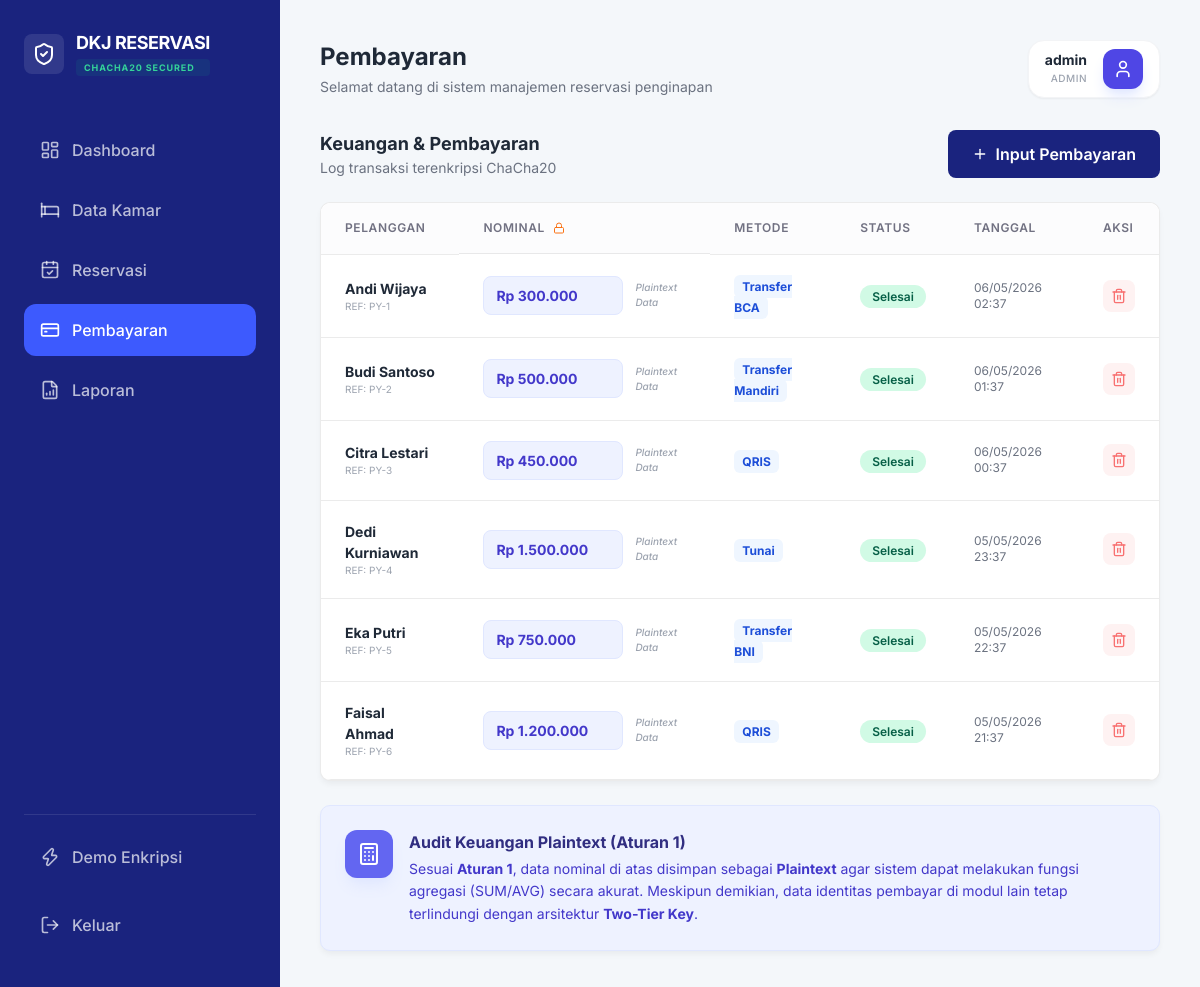
Page /dashboard.php?page=payments (signed in) on the committed database.
### tables this page shows
CREATE TABLE payments (
        id INTEGER PRIMARY KEY AUTOINCREMENT,
        reservation_id INTEGER,
        amount TEXT,
        method TEXT,
        status TEXT DEFAULT 'unpaid',
        payment_date DATETIME,
        FOREIGN KEY(reservation_id) REFERENCES reservations(id)
    );

CREATE TABLE reservations (
        id INTEGER PRIMARY KEY AUTOINCREMENT,
        customer_name TEXT,
        phone TEXT,
        email TEXT,
        address TEXT,
        check_in DATE,
        check_out DATE,
        notes TEXT, -- ATURAN 2: Sekarang Plaintext
        room_id INTEGER,
        status TEXT DEFAULT 'pending',
        encrypted_ip_seed TEXT, -- ATURAN 1 & 2: IP Terbungkus Master Key
        FOREIGN KEY(room_id) REFERENCES rooms(id)
    );

### modules/payments.php (the view, shortened to what this page needs)
<?php
$payments = $db->query("SELECT p.*, r.customer_name
                        FROM payments p
                        JOIN reservations r ON p.reservation_id = r.id
                        ORDER BY p.payment_date DESC")->fetchAll(PDO::FETCH_ASSOC);
?>
<div class="flex justify-between items-center mb-6">
    <div>
        <h3 class="text-lg font-bold text-gray-800">Keuangan & Pembayaran</h3>
        <p class="text-sm text-gray-500">Log transaksi terenkripsi ChaCha20</p>
    </div>
    <button onclick="document.getElementById('addPaymentModal').classList.toggle('hidden')" class="btn-primary flex items-center gap-2">
        <i data-lucide="plus" class="w-4 h-4"></i> Input Pembayaran
    </button>
</div>
<div class="card p-0 overflow-hidden mb-6">
    <div class="table-container border-none">
        <table>
            <thead>
                <tr>
                    <th>Pelanggan</th>
                    <th class="flex items-center gap-2">Nominal <i data-lucide="lock" class="w-3 h-3 text-orange-500"></i></th>
                    <th>Metode</th>
                    <th>Status</th>
                    <th>Tanggal</th>
                    <th>Aksi</th>
                </tr>
            </thead>
            <tbody>
                <?php foreach ($payments as $p): ?>
                <tr>
                    <td>
                        <div class="font-bold text-gray-800"><?= htmlspecialchars($p['customer_name']) ?></div>
                        <div class="text-[10px] text-gray-400">REF: PY-<?= $p['id'] ?></div>
                    </td>
                    <td>
                        <?php
                            $fmt_amount = "Rp " . (is_numeric($p['amount']) ? number_format((float)$p['amount'], 0, ',', '.') : '0');
                        ?>
                        <div class="flex items-center gap-3">
                            <div class="bg-indigo-50 px-3 py-2 rounded-lg border border-indigo-100 min-w-[140px]">
                                <span class="font-bold text-indigo-700 text-sm">
                                    <?= $fmt_amount ?>
                                </span>
                            </div>
                            <div class="text-[10px] text-gray-400 italic font-medium">Plaintext Data</div>
                        </div>
                    </td>
                    <td><span class="text-xs px-2 py-1 bg-blue-50 text-blue-700 rounded-md font-bold"><?= $p['method'] ?></span></td>
                    <td><span class="badge-status badge-success">Selesai</span></td>
                    <td class="text-gray-500 text-xs"><?= date('d/m/Y H:i', strtotime($p['payment_date'])) ?></td>
                    <td>
                        <form method="POST" class="inline" onsubmit="return confirm('Hapus record pembayaran ini?')">
                            <button type="submit" class="p-2 text-red-400 hover:text-red-600 bg-red-50 rounded-lg">
                                <i data-lucide="trash-2" class="w-4 h-4"></i>
                            </button>
                        </form>
                    </td>
                </tr>
                <?php endforeach; ?>
            </tbody>
        </table>
    </div>
</div>
<div class="card bg-indigo-50 border-indigo-100 flex items-start gap-4 p-6">
    <div class="p-3 bg-indigo-500 rounded-xl text-white shadow-lg shadow-indigo-100">
        <i data-lucide="calculator" class="w-6 h-6"></i>
    </div>
    <div>
        <h4 class="text-indigo-900 font-bold mb-1">Audit Keuangan Plaintext (Aturan 1)</h4>
        <p class="text-sm text-indigo-700 leading-relaxed">
            Sesuai <strong>Aturan 1</strong>, data nominal di atas disimpan sebagai <strong>Plaintext</strong> agar sistem dapat melakukan fungsi agregasi (SUM/AVG) secara akurat. Meskipun demikian, data identitas pembayar di modul lain tetap terlindungi dengan arsitektur <strong>Two-Tier Key</strong>.
        </p>
    </div>
</div>

### assets/css/style.css (style rules this page uses)
:root { --font-size: 16px; --background: #ffffff; --foreground: #030213; --card: #ffffff; --card-foreground: #030213; --primary: #030213; --primary-foreground: #ffffff; --secondary: #f8f9fa; --secondary-foreground: #030213; --muted: #ececf0; --muted-foreground: #717182; --accent: #e9ebef; --accent-foreground: #030213; --destructive: #d4183d; --border: rgba(0, 0, 0, 0.08); --input-background: #f3f3f5; --radius: 0.625rem; --blue-soft: #3b82f6; --green-soft: #10b981; --purple-soft: #8b5cf6; --orange-soft: #f59e0b; }
* { margin: 0; padding: 0; box-sizing: border-box; font-family: 'Inter', sans-serif; }
body { background-color: #f4f7fa; color: var(--foreground); font-size: var(--font-size); }
.card { background: var(--card); border-radius: var(--radius); padding: 1.5rem; border: 1px solid var(--border); box-shadow: 0 4px 6px -1px rgba(0, 0, 0, 0.05); }
.table-container { background: white; border-radius: var(--radius); overflow: hidden; border: 1px solid var(--border); }
table { width: 100%; border-collapse: collapse; }
th { background: #fcfcfd; padding: 1rem 1.5rem; text-align: left; font-size: 0.75rem; font-weight: 600; color: var(--muted-foreground); text-transform: uppercase; letter-spacing: 0.05em; border-bottom: 1px solid var(--border); }
td { padding: 1.25rem 1.5rem; border-bottom: 1px solid var(--border); font-size: 0.875rem; }
.btn-primary { background: #1a237e; color: white; padding: 0.75rem 1.5rem; border-radius: 0.5rem; font-weight: 600; border: none; cursor: pointer; }
.badge-status { padding: 4px 12px; border-radius: 999px; font-size: 0.75rem; font-weight: 600; }
.badge-success { background: #d1fae5; color: #065f46; }

### rows in the picture
payments: reservation.customer_name "Andi Wijaya", id "1", amount "Rp 300.000", method "Transfer BCA", payment_date "06/05/2026 02:37"
payments: reservation.customer_name "Budi Santoso", id "2", amount "Rp 500.000", method "Transfer Mandiri", payment_date "06/05/2026 01:37"
payments: reservation.customer_name "Citra Lestari", id "3", amount "Rp 450.000", method "QRIS", payment_date "06/05/2026 00:37"
payments: reservation.customer_name "Dedi Kurniawan", id "4", amount "Rp 1.500.000", method "Tunai", payment_date "05/05/2026 23:37"
payments: reservation.customer_name "Eka Putri", id "5", amount "Rp 750.000", method "Transfer BNI", payment_date "05/05/2026 22:37"
payments: reservation.customer_name "Faisal Ahmad", id "6", amount "Rp 1.200.000", method "QRIS", payment_date "05/05/2026 21:37"

### other values in the picture
$titles[$page] "Pembayaran"
$_SESSION['username'] "admin"
$_SESSION['role'] "ADMIN"
